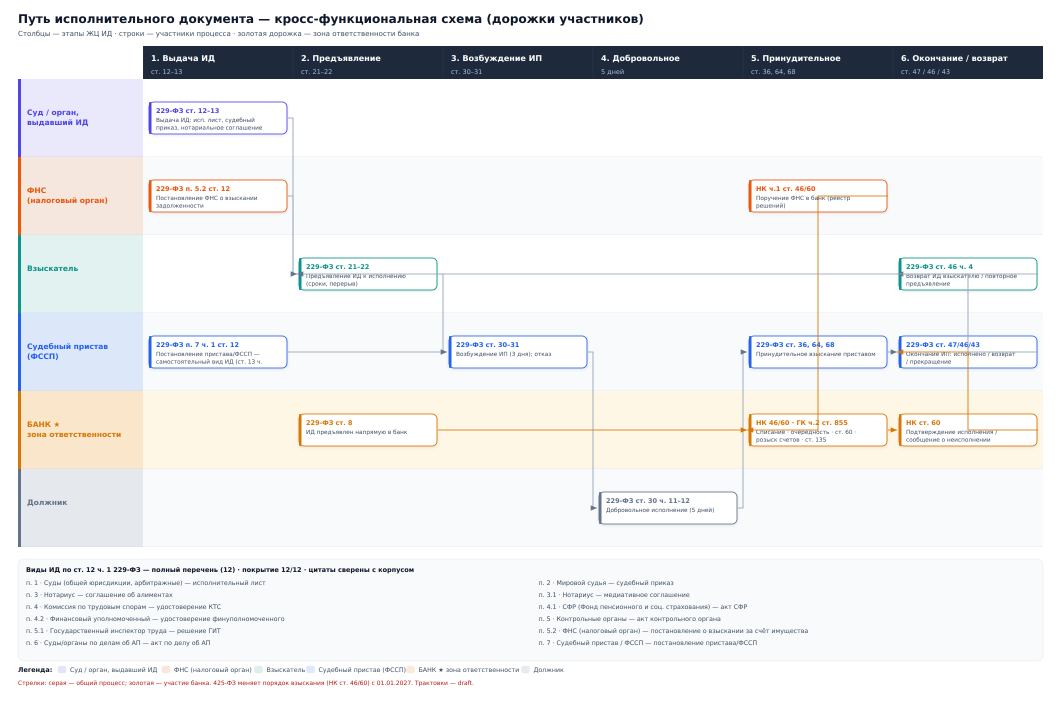
#> input picture Fedor_Swimlane_ИД.png, 3183 x 2127 px (shown at 1/3 size)
$ python qwen_review_scheme.py 'Fedor_Swimlane_ИД.png' 'Fedor_ЖЦ_ИД_и_ФЗ.png'
#> lines starting #> are read from the running program, lines starting #| are printed output that depends on the picture
#!/usr/bin/env python3
# -*- coding: utf-8 -*-
"""Qwen2.5-VL: проверка СХЕМЫ по чек-листу (по образцу qwen_review_report.py).

Использование: python3 qwen_review_scheme.py IMAGE.png [7b]
Запускать интерпретатором с llama_cpp: /home/user1/llama-venv/bin/python
"""
import os
import sys
import time

sys.path.insert(0, "/home/user1/llama-venv/lib/python3.12/site-packages")
import cv2
from llama_cpp import Llama
from llama_cpp.llama_chat_format import Qwen25VLChatHandler

MODEL_3B = "/home/user1/models/Qwen2.5-VL-3B-Instruct-Q4_K_M.gguf"
MODEL_7B = "/home/user1/models/Qwen2.5-VL-7B-Instruct-Q4_K_M.gguf"
MMPROJ = "/home/user1/models/mmproj-F16.gguf"
MMPROJ_7B = "/home/user1/models/7b/mmproj-F16.gguf"

SRC = sys.argv[1]
USE_7B = len(sys.argv) > 2 and sys.argv[2] == "7b"
MODEL = MODEL_7B if USE_7B else MODEL_3B
MMPROJ_PATH = MMPROJ_7B if USE_7B else MMPROJ
N_CTX = 2048 if USE_7B else 4096
SCALE_PX = 1000 if USE_7B else 1200

img = cv2.imread(SRC)
#> img is the input picture: shape (2127, 3183, 3); mean B, G, R 238.8, 238.2, 237.8
h, w = img.shape[:2]
#> h = 2127; w = 3183
scale = SCALE_PX / max(w, h)
#> scale = 0.377
img = cv2.resize(img, (int(w * scale), int(h * scale)))
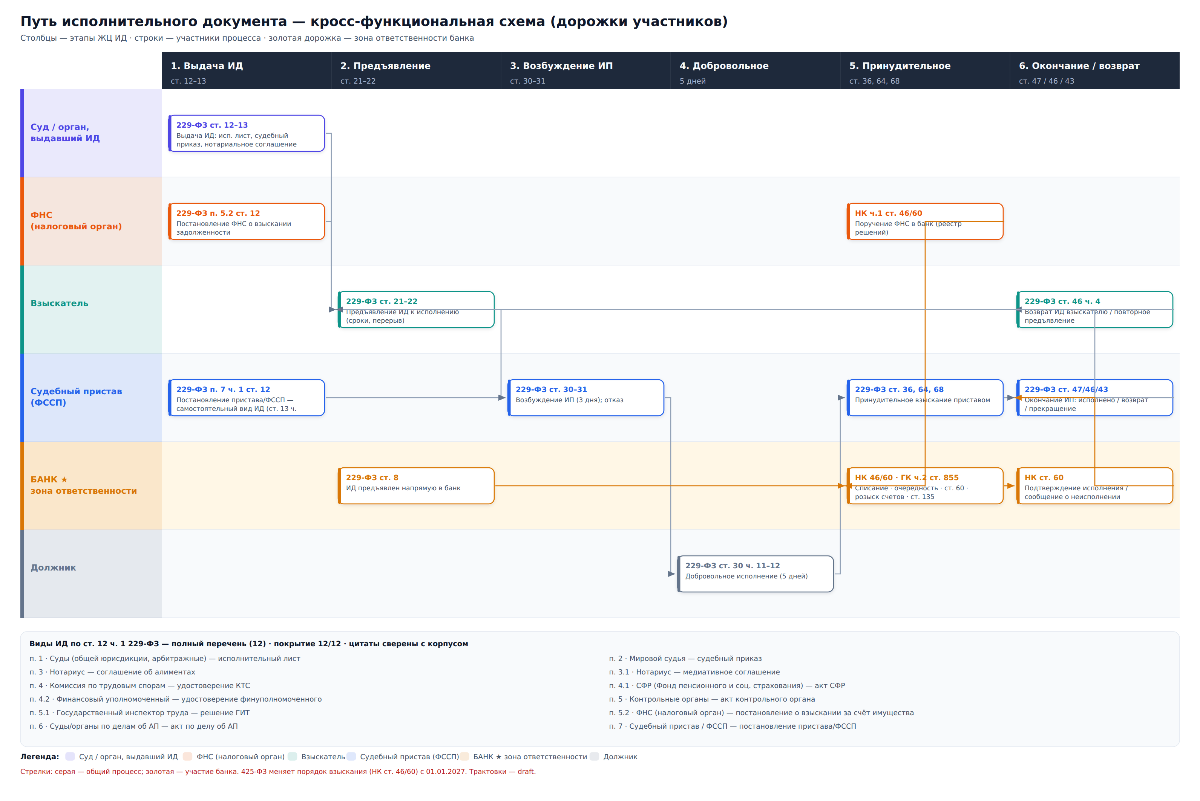
#> img: shape (801, 1200, 3); mean B, G, R 238.8, 238.1, 237.7
resized = f"/tmp/qwen_scheme_{os.getpid()}.jpg"
cv2.imwrite(resized, img)
print(f"Resized: {w}x{h} -> {img.shape[1]}x{img.shape[0]}", flush=True)
#| Resized: 3183x2127 -> 1200x801

#> (the run stopped early here; a loop or call above may not have finished)

$ run again, on Fedor_ЖЦ_ИД_матрица.png
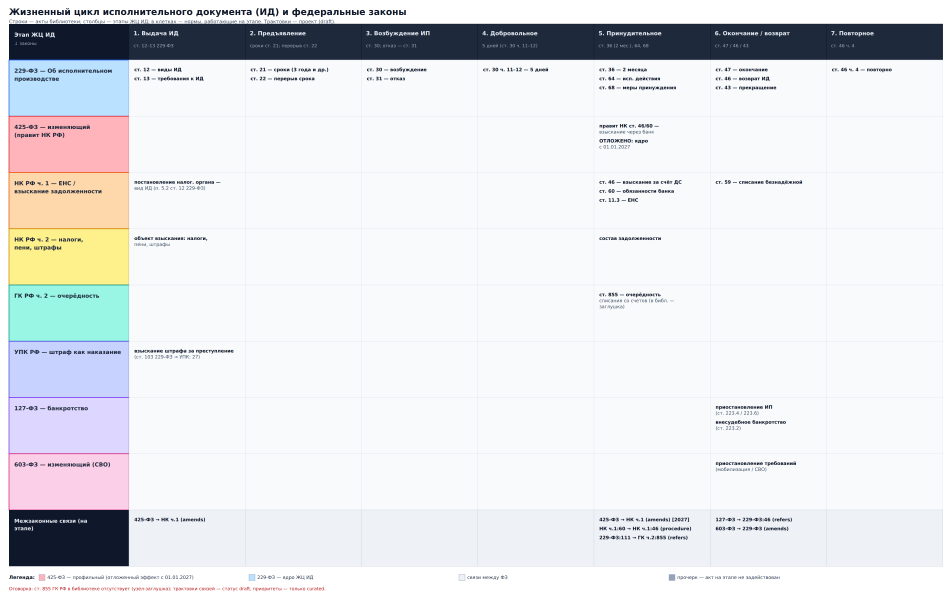
#> input picture Fedor_ЖЦ_ИД_матрица.png, 3807 x 2406 px (shown at 1/4 size)
#> img is the input picture: shape (2406, 3807, 3); mean B, G, R 232.2, 229.1, 227.3
#> `img = cv2.resize(img, (int(w * scale), int(h * scale)))`:
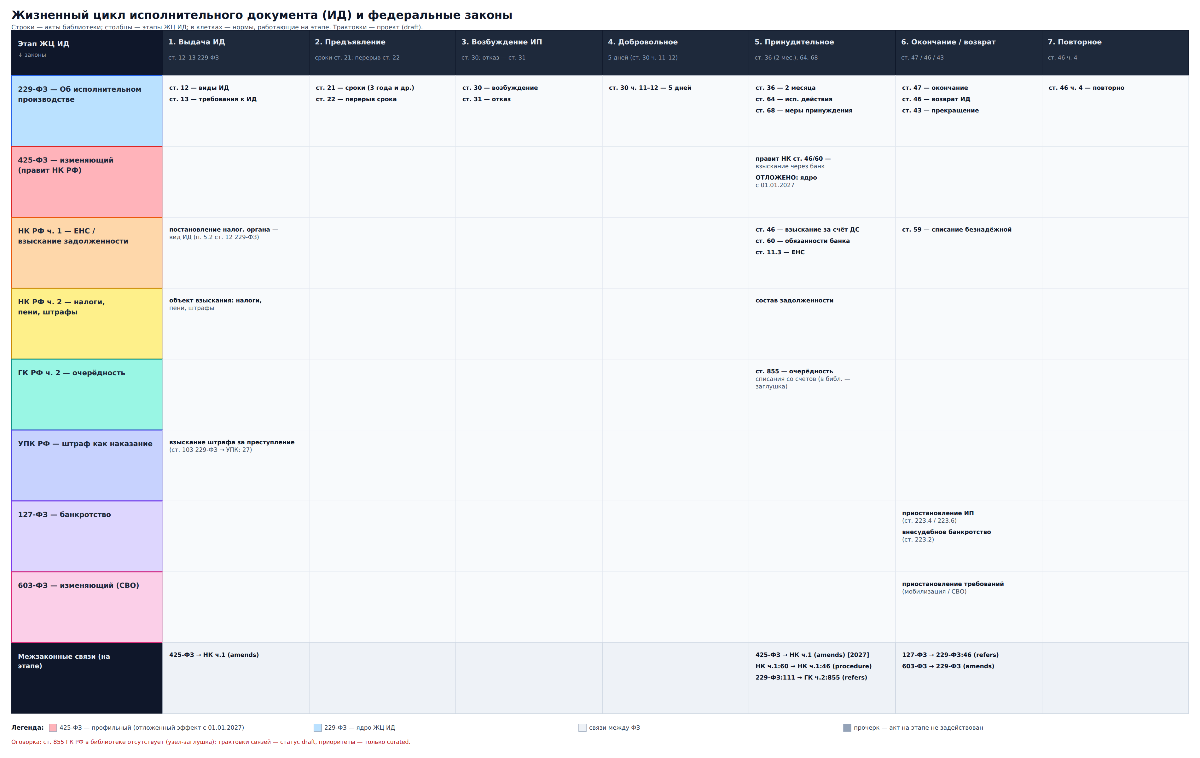
#> img: shape (758, 1200, 3); mean B, G, R 232.2, 229.1, 227.3
#| Resized: 3807x2406 -> 1200x758

$ run again, on Fedor_Карта_ЖЦ_ИД.png
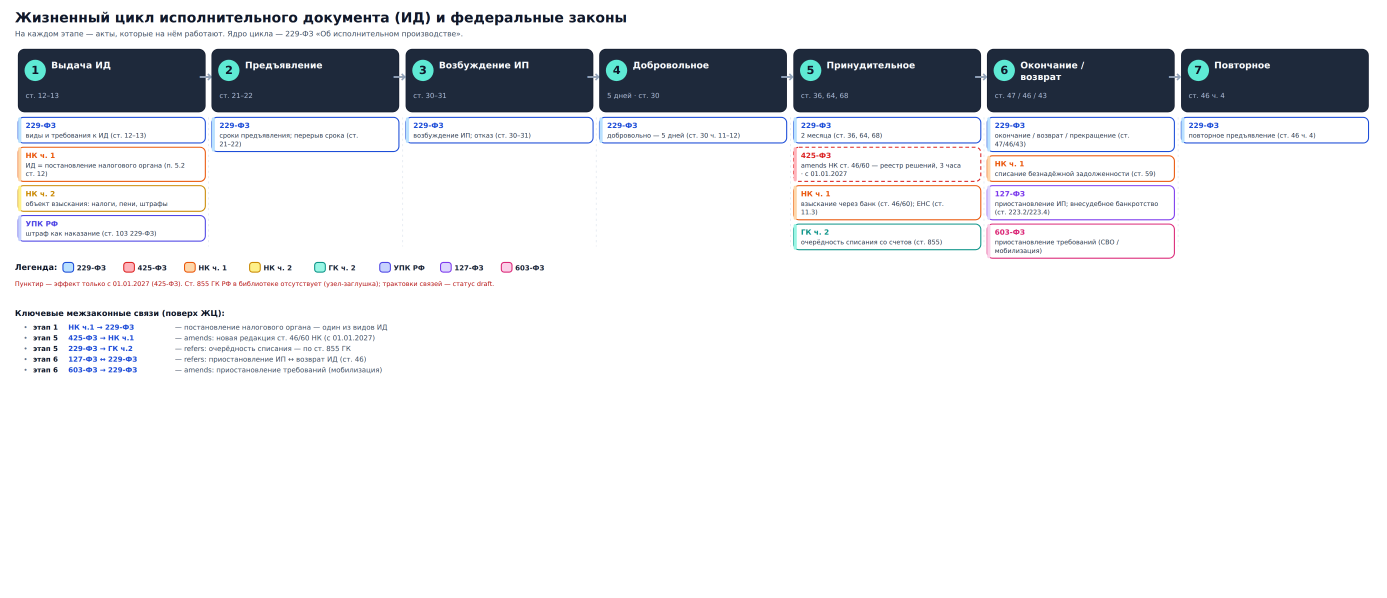
#> input picture Fedor_Карта_ЖЦ_ИД.png, 4160 x 1792 px (shown at 1/3 size)
#> img is the input picture: shape (1792, 4160, 3); mean B, G, R 232.8, 230.2, 228.9
#> `img = cv2.resize(img, (int(w * scale), int(h * scale)))`:
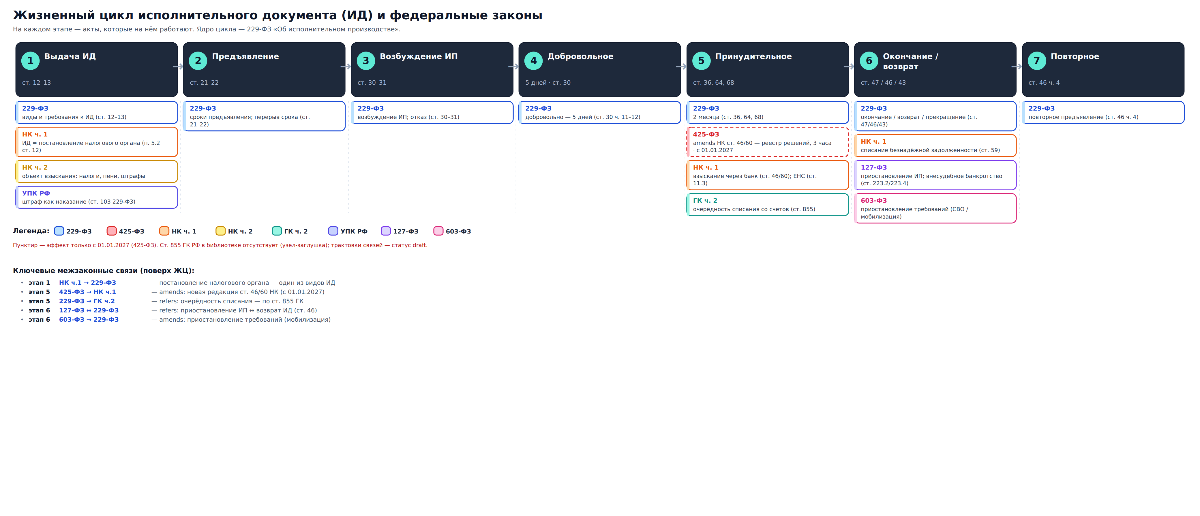
#> img: shape (516, 1200, 3); mean B, G, R 232.8, 230.1, 228.8
#| Resized: 4160x1792 -> 1200x516
